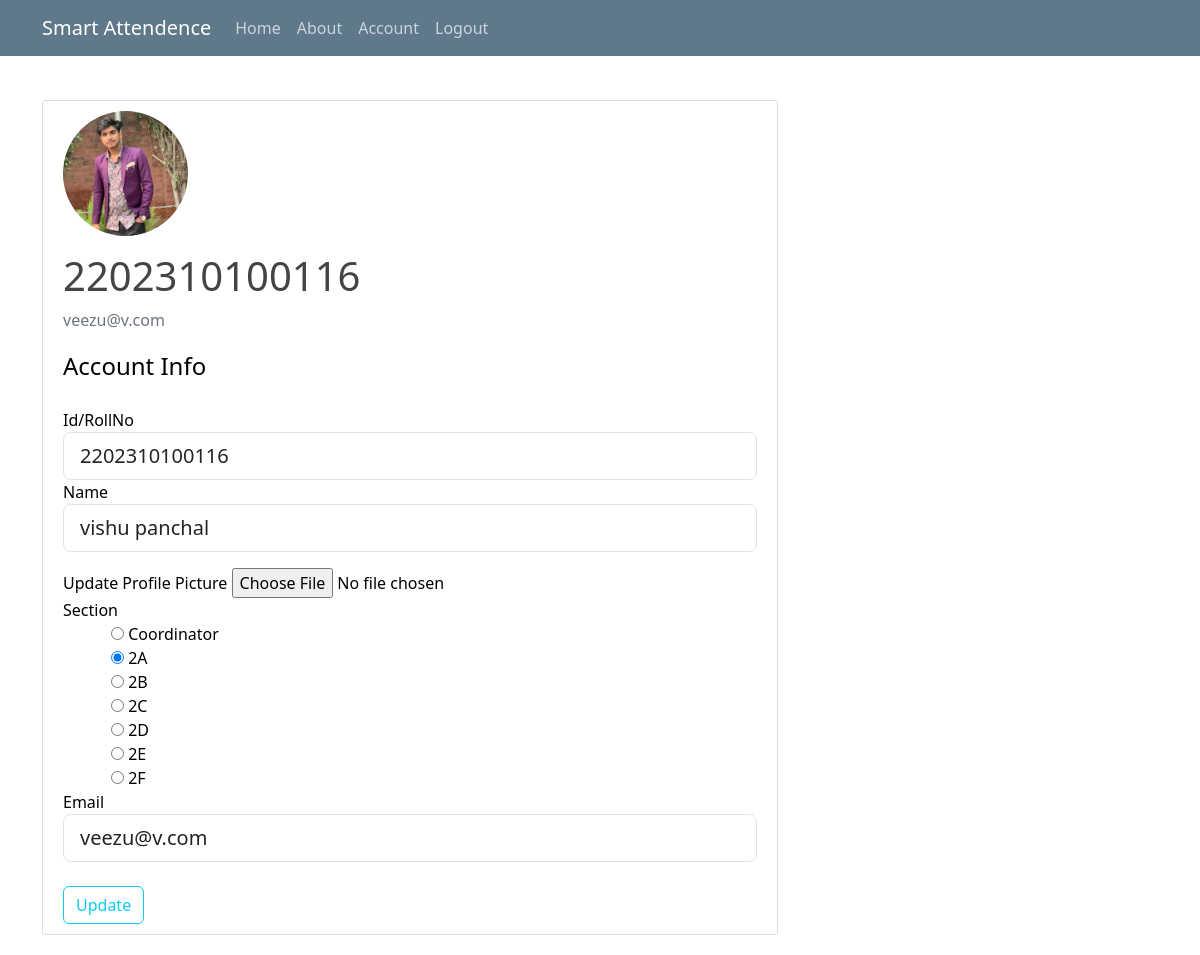
Page /account (signed in) on the committed database.
### attendenceSystem/models.py (models this page shows, shortened)
class User(db.Model, UserMixin):
    id = db.Column(db.Integer, primary_key=True, unique=True) #unique number id
    rollno = db.Column(db.Integer, unique=True, nullable=False)
    name = db.Column(db.String(120), nullable=False)
    image_file = db.Column(db.String(20), nullable=False, default='default.jpg')
    section = db.Column(db.String(20),nullable=False)
    email = db.Column(db.String(120), unique=True, nullable=False)
    password = db.Column(db.String(60), nullable=False)
    attendence = db.relationship('MarkAttendence', backref='user', lazy=True)

### attendenceSystem/routes.py (the view)
@app.route("/account", methods=['GET', 'POST'])
@login_required
def account():
    form = UpdateAccountForm()
    if form.validate_on_submit():
        current_user.rollno = form.rollno.data
        current_user.name = form.name.data
        current_user.section = form.section.data
        current_user.email = form.email.data
        if form.upload.data:
            picture_file = save_picture(form.upload.data)
            current_user.image_file = picture_file
        db.session.commit()
        flash('Your account has been updated!', 'success')
        return redirect(url_for('account'))
    elif request.method == 'GET':
        form.rollno.data = current_user.rollno
        form.name.data = current_user.name
        form.section.data = current_user.section
        form.email.data = current_user.email
    image_file = url_for('static', filename='img/' + current_user.image_file)
    return render_template('account.html', title='Account',image_file=image_file, form=form)

### attendenceSystem/forms.py (shortened to what this page needs)
class UpdateAccountForm(FlaskForm):
    rollno = IntegerField('Id/RollNo',validators=[DataRequired()]) #rollnumber
    name=StringField('Name',validators=[DataRequired(), Length(min=1, max=50)])
    upload = FileField('Update Profile Picture', validators=[FileAllowed(['jpg','png','jpeg'], 'Images only!')])
    section = RadioField('Section', choices=[('Coordinator', 'Coordinator'),('2A', '2A'), ('2B', '2B'),('2C', '2C'), ('2D', '2D'),('2E', '2E'), ('2F', '2F')])
    email = StringField('Email',validators=[DataRequired(), Email()])
    submit = SubmitField('Update')

### attendenceSystem/models.py (called while the page is built)
@login_manager.user_loader
def load_user(user_id):
    return User.query.get(int(user_id))

### attendenceSystem/templates/account.html (shortened to what this page needs)
{% extends "layout.html" %}
{% block content %}
    <div class="content-section">
      <div class="media">
        <img class="rounded-circle account-img object-fit-cover" src="{{ image_file }}">
        <div class="media-body">
          <h2 class="account-heading">{{ current_user.rollno }}</h2>
          <p class="text-secondary">{{ current_user.email }}</p>
        </div>
      </div>
        <form method="POST" action="" enctype="multipart/form-data">
            <fieldset class="form-group">
                <legend class="mb-4">Account Info</legend>
                <div class="form-group">
                    {{ form.rollno.label(class="form-control-label") }}
                    {% if form.rollno.errors %}
                        {{ form.rollno(class="form-control form-control-lg is-invalid") }}
                        <div class="invalid-feedback">
                            {% for error in form.rollno.errors %}
                                <span>{{ error }}</span>
                            {% endfor %}
                        </div>
                    {% else %}
                        {{ form.rollno(class="form-control form-control-lg") }}
                    {% endif %}
                </div>
                <div class="form-group">
                    {{ form.name.label(class="form-control-label") }}
                    {% if form.name.errors %}
                        {{ form.name(class="form-control form-control-lg is-invalid") }}
                        <div class="invalid-feedback">
                            {% for error in form.name.errors %}
                                <span>{{ error }}</span>
                            {% endfor %}
                        </div>
                    {% else %}
                        {{ form.name(class="form-control form-control-lg") }}
                    {% endif %}
                </div>
                <div class="form-group mt-3">
                    {{ form.upload.label() }}
                    {{ form.upload(class="form-control-file") }}
                </div>
                <div class="form-group d-flex flex-column">
                    {{ form.section.label(class="form-control-label") }}
                    {% for subfield in form.section %}
                    <div class="ms-5">
                        <tr class="">
                            <td>{{ subfield }}</td>
                            <td>{{ subfield.label }}</td>
                        </tr>
                    </div>
                    {% endfor %}
                </div>
                <div class="form-group">
                    {{ form.email.label(class="form-control-label") }}
                    {% if form.email.errors %}
                        {{ form.email(class="form-control form-control-lg is-invalid") }}
                        <div class="invalid-feedback">
                            {% for error in form.email.errors %}
                                <span>{{ error }}</span>
                            {% endfor %}
                        </div>
                    {% else %}
                        {{ form.email(class="form-control form-control-lg") }}
                    {% endif %}
                </div>
            </fieldset>
            <div class="form-group mt-4">
                {{ form.submit(class="btn btn-outline-info") }}
            </div>
        </form>
    </div>
{% endblock content %}

### attendenceSystem/static/css/index.css (style rules this page uses)
* { padding: 0; margin: 0; }
html, body { min-height: 100%; background: #fff; color: #000; }
body { font-size: 1rem; text-rendering: optimizeLegibility; }
h1, h2, h3, h4, h5, h6 { color: #444444; }
.content-section { background: #ffffff; padding: 10px 20px; border: 1px solid #dddddd; border-radius: 3px; margin-bottom: 20px; }
.account-img { height: 125px; width: 125px; margin-right: 20px; margin-bottom: 16px; }
.account-heading { font-size: 2.5rem; }

### rows in the picture
User: rollno "2202310100116", email "veezu@v.com", name "vishu panchal"

### other values in the picture
{{ subfield.label }} "Coordinator" "2A" "2B" "2C" "2D" "2E" "2F"
